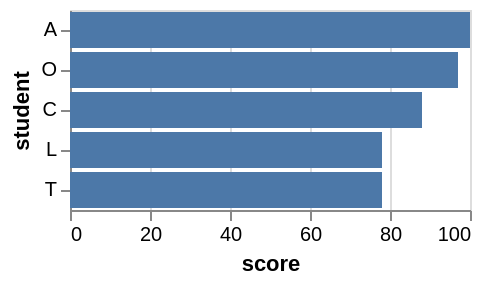

Vega-Lite specification stored for this chart:
### Vega specification from a JSON file in a GitHub repository (floating-point values rounded to 4 significant figures)
{"$schema": "https://vega.github.io/schema/vega/v5.json", "description": "A bar graph showing the scores of the top 5 students. This shows an example of the window transform, for how the top K (5) can be filtered, and also how a rank can be computed for each student.", "background": "white", "padding": 5, "width": 200, "style": "cell", "data": [{"name": "source_0", "values": [{"student": "A", "score": 100}, {"student": "B", "score": 56}, {"student": "C", "score": 88}, {"student": "D", "score": 65}, {"student": "E", "score": 45}, {"student": "F", "score": 23}, {"student": "G", "score": 66}, {"student": "H", "score": 67}, {"student": "I", "score": 13}, {"student": "J", "score": 12}, {"student": "K", "score": 50}, {"student": "L", "score": 78}, {"student": "M", "score": 66}, {"student": "N", "score": 30}, {"student": "O", "score": 97}, {"student": "P", "score": 75}, {"student": "Q", "score": 24}, {"student": "R", "score": 42}, {"student": "S", "score": 76}, {"student": "T", "score": 78}, {"student": "U", "score": 21}, {"student": "V", "score": 46}]}, {"name": "data_0", "source": "source_0", "transform": [{"type": "window", "params": [null], "as": ["rank"], "ops": ["rank"], "fields": [null], "sort": {"field": ["score"], "order": ["descending"]}}, {"type": "filter", "expr": "datum.rank <= 5"}]}, {"name": "data_1", "source": "data_0", "transform": [{"type": "stack", "groupby": ["student"], "field": "score", "sort": {"field": [], "order": []}, "as": ["score_start", "score_end"], "offset": "zero"}, {"type": "filter", "expr": "isValid(datum[\"score\"]) && isFinite(+datum[\"score\"])"}]}], "signals": [{"name": "y_step", "value": 20}, {"name": "height", "update": "bandspace(domain('y').length, 0.1, 0.05) * y_step"}], "marks": [{"name": "marks", "type": "rect", "style": ["bar"], "from": {"data": "data_1"}, "encode": {"update": {"fill": {"value": "#4c78a8"}, "ariaRoleDescription": {"value": "bar"}, "description": {"signal": "\"score: \" + (format(datum[\"score\"], \"\")) + \"; student: \" + (isValid(datum[\"student\"]) ? datum[\"student\"] : \"\"+datum[\"student\"])"}, "x": {"scale": "x", "field": "score_end"}, "x2": {"scale": "x", "field": "score_start"}, "y": {"scale": "y", "field": "student"}, "height": {"signal": "max(0.25, bandwidth('y'))"}}}}], "scales": [{"name": "x", "type": "linear", "domain": {"data": "data_1", "fields": ["score_start", "score_end"]}, "range": [0, {"signal": "width"}], "nice": true, "zero": true}, {"name": "y", "type": "band", "domain": {"data": "data_0", "field": "student", "sort": {"op": "average", "field": "score", "order": "descending"}}, "range": {"step": {"signal": "y_step"}}, "paddingInner": 0.1, "paddingOuter": 0.05}], "axes": [{"scale": "x", "orient": "bottom", "gridScale": "y", "grid": true, "tickCount": {"signal": "ceil(width/40)"}, "domain": false, "labels": false, "aria": false, "maxExtent": 0, "minExtent": 0, "ticks": false, "zindex": 0}, {"scale": "x", "orient": "bottom", "grid": false, "title": "score", "labelFlush": true, "labelOverlap": true, "tickCount": {"signal": "ceil(width/40)"}, "zindex": 0}, {"scale": "y", "orient": "left", "grid": false, "title": "student", "zindex": 0}]}
